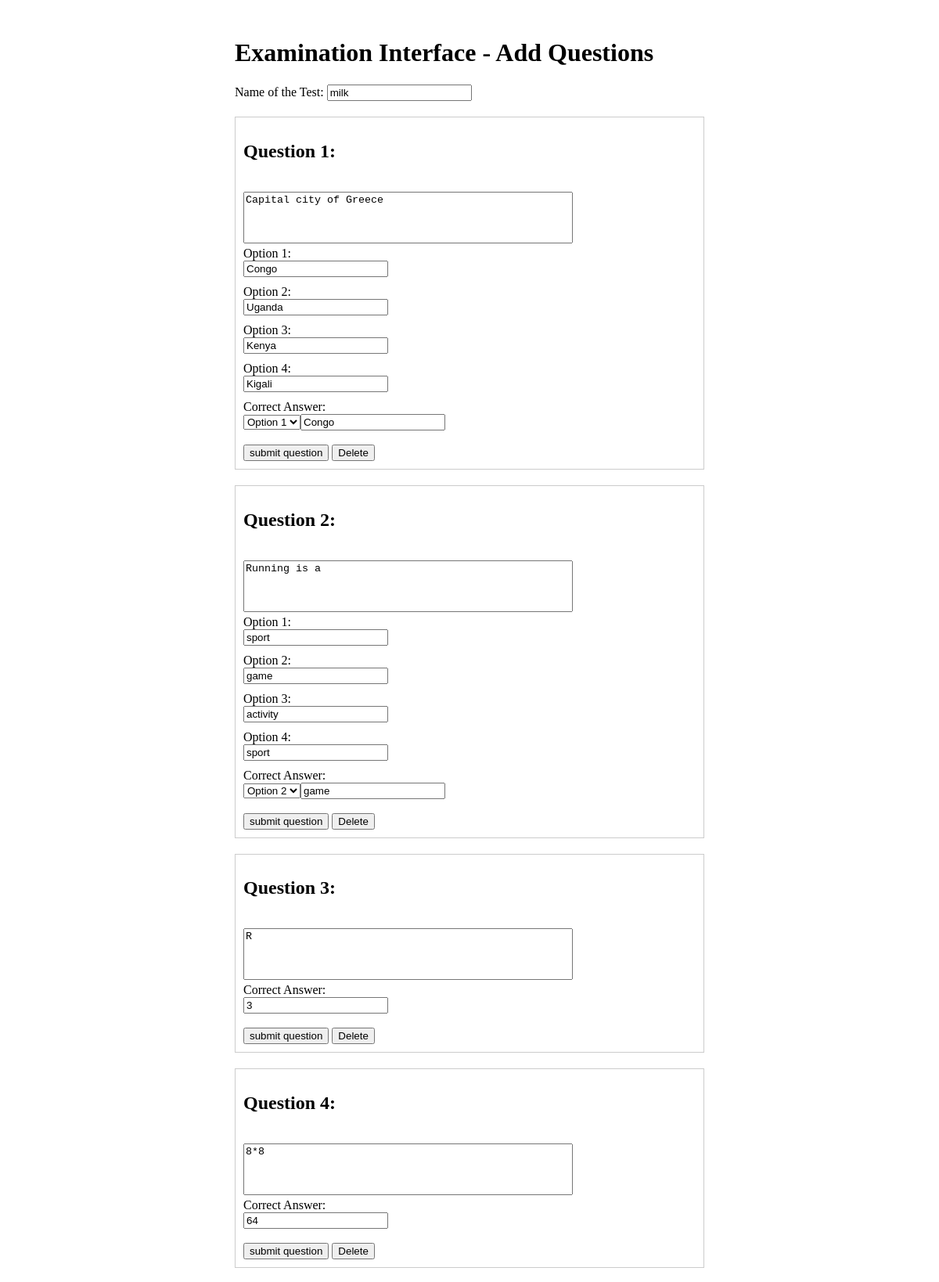
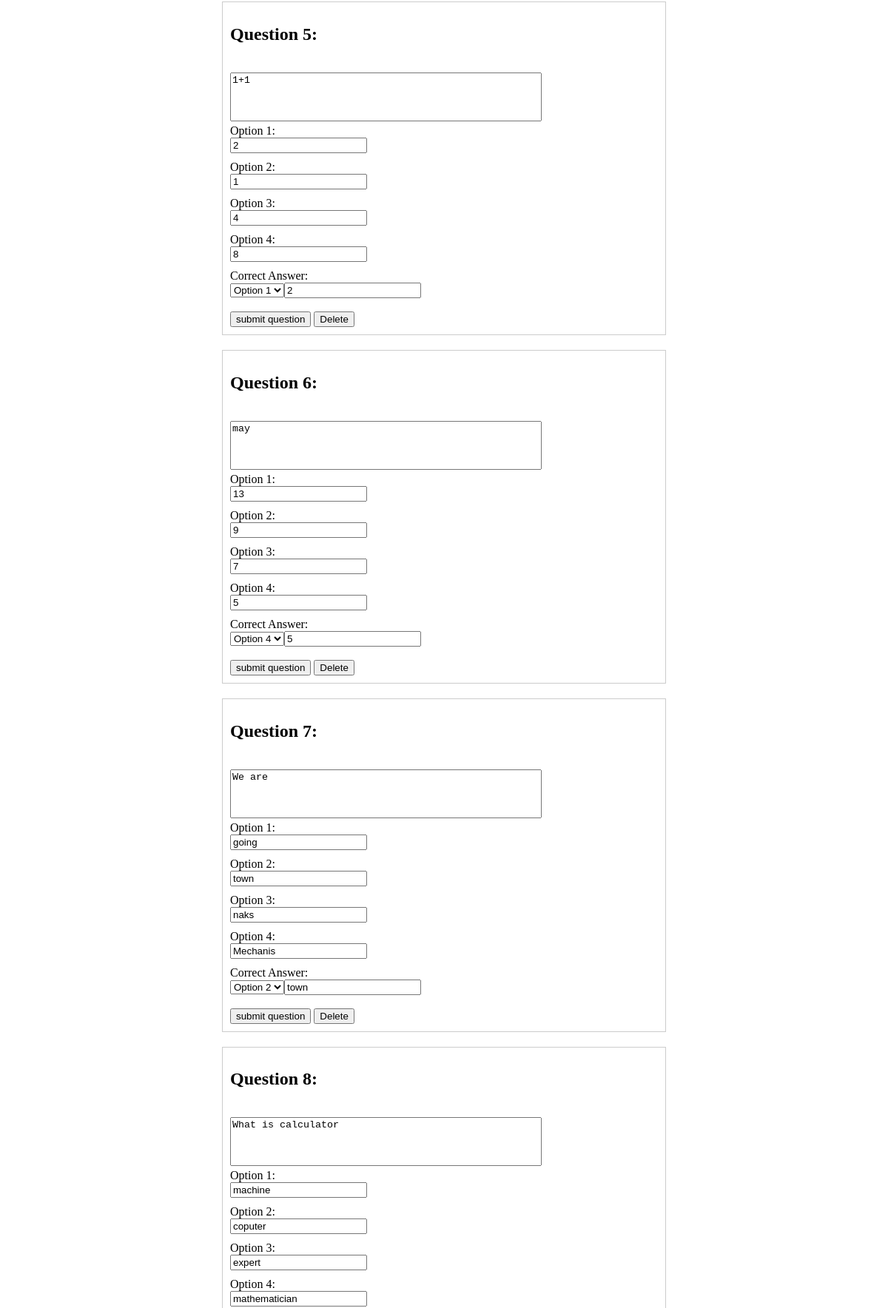
The page /exam2.php?test_name=milk (upper part) on the database its author committed (2 pictures, top to bottom).
### tables this page shows
CREATE TABLE `questions` (
  `id` int(11) NOT NULL,
  `test_name` varchar(255) DEFAULT NULL,
  `question_text` text DEFAULT NULL,
  `is_structured` tinyint(1) DEFAULT NULL,
  `option1` varchar(255) DEFAULT NULL,
  `option2` varchar(255) DEFAULT NULL,
  `option3` varchar(255) DEFAULT NULL,
  `option4` varchar(255) DEFAULT NULL,
  `correct_answer` varchar(255) DEFAULT NULL
);

### exam2.php (the view, shortened to what this page needs)
<!DOCTYPE html>
<html lang="en">
<head>
</head>
<body>
<div class="exam-interface">
    <h1>Examination Interface - Add Questions</h1>
    <label for="test-name">Name of the Test:</label>
    <input type="text" value='<?php echo isset($_GET["test_name"]) ? htmlspecialchars($_GET["test_name"]) : ""; ?>'>
     <?php
    $questionNumber = 1;
$servername = "localhost";
$username = "root";
$password = "";
$database = "smart_revision";
$conn = mysqli_connect($servername, $username, $password, $database);
if (isset($_GET['test_name'])) {
    $testName = $_GET['test_name'];
    $sql = "SELECT * FROM questions WHERE test_name = '$testName'";
    $result = mysqli_query($conn, $sql);
    if (mysqli_num_rows($result) > 0) {
        while ($row = mysqli_fetch_assoc($result)) {
            echo '<form class="question-form" id="' . $questionNumber . '" action="update_question.php" method="post">';
            echo '<label for="question_' . $row['id'] . '"><h2>Question ' . $questionNumber . ':</h2></label><br>';
            echo '<textarea id="question_' . $row['id'] . '" name="question_' . $row['id'] . '" rows="4" cols="50" style="resize:none;" required>' . htmlspecialchars($row['question_text']) . '</textarea><br>';
            if ($row['is_structured'] == 1) {
                echo '<div id="correct-answer-text_' . $row['id'] . '">';
                echo '<label for="correct-answer-text_' . $row['id'] . '">Correct Answer:</label><br>';
                echo '<input type="text" id="correct-answer-text_' . $row['id'] . '" name="correct-answer" value="' . htmlspecialchars($row['correct_answer']) . '" ><br>';
                echo '</div>';
            } else {
                echo '<div id="options_correct_answer_' . $row['id'] . '">';
                for ($i = 1; $i <= 4; $i++) {
                    echo '<div class="option-field">';
                    echo '<label for="option' . $i . '_' . $row['id'] . '">Option ' . $i . ':</label><br>';
                    echo '<input type="text" id="option' . $i . '_' . $row['id'] . '" name="option'. $i .'" value="' . htmlspecialchars($row['option'.$i]) . '" ><br>';
                    echo '</div>';
                }
                echo '</div>';
                echo '<div id="correct-answer-text_' . $row['id'] . '">';
                echo '<label for="correct-answer-text_' . $row['id'] . '">Correct Answer:</label><br>';
                echo '<select id="correct-answer-text_' . $row['id'] . '" name="correct-answer">';
                echo '<option value="option1"' . ($row['correct_answer'] === 'option1' ? ' selected' : '') . '>Option 1</option>';
                echo '<option value="option2"' . ($row['correct_answer'] === 'option2' ? ' selected' : '') . '>Option 2</option>';
                echo '<option value="option4"' . ($row['correct_answer'] === 'option4' ? ' selected' : '') . '>Option 4</option>';
                echo '</select>';
                echo '<input type="text" id="correct-answer-text_' . $row['id'] . '" name="correct-answer-text" value="' . htmlspecialchars($row[$row['correct_answer']]) . '"><br>';
                echo '</div>';
            }
            echo '<input type="submit" value="submit question">';
            echo '<button class="delete-btn" onclick="deleteQuestion(' . $row['id'] . ', \'' . $testName . '\')">Delete</button>';
            echo '</form>';
            $questionNumber++;
        }
    } else {
        echo "No questions found for the specified test name.";
    }
}
?>
</div>
</body>
</html>

### exam2.php (style rules this page uses)
.exam-interface { max-width: 600px; margin: 0 auto; padding: 20px; }
.option-field { margin-bottom: 10px; }
.question-form { margin-top: 20px; border: 1px solid #ccc; padding: 10px; }

### rows shown on the page
questions: question_1 "Capital city of Greece", option1 "Congo", option2 "Uganda", option3 "Kenya", option4 "Kigali", correct-answer "Option 1", correct-answer-text "Congo"
questions: id+question_text "Running is a", option1 "sport", option2 "game", option3 "activity", option4 "sport", correct-answer "Option 2", correct-answer-text "game"
questions: id+question_text "R", correct-answer "3"
questions: id+question_text "8*8", correct-answer "64"
questions: id+question_text "1+1", option1 "2", option2 "1", option3 "4", option4 "8", correct-answer "Option 1", correct-answer-text "2"
questions: id+question_text "may", option1 "13", option2 "9", option3 "7", option4 "5", correct-answer "Option 4", correct-answer-text "5"
questions: id+question_text "We are", option1 "going", option2 "town", option3 "naks", option4 "Mechanis", correct-answer "Option 2", correct-answer-text "town"
questions: id+question_text "What is calculator", option1 "machine", option2 "coputer", option3 "expert", option4 "mathematician"
